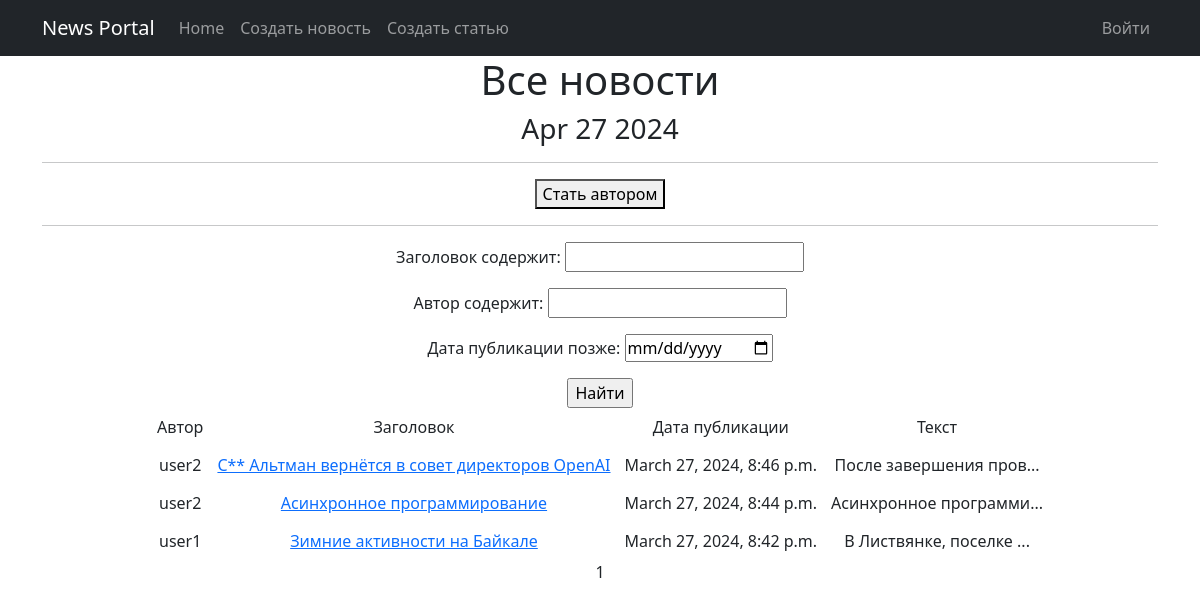
Before: /news/ with the older database file.
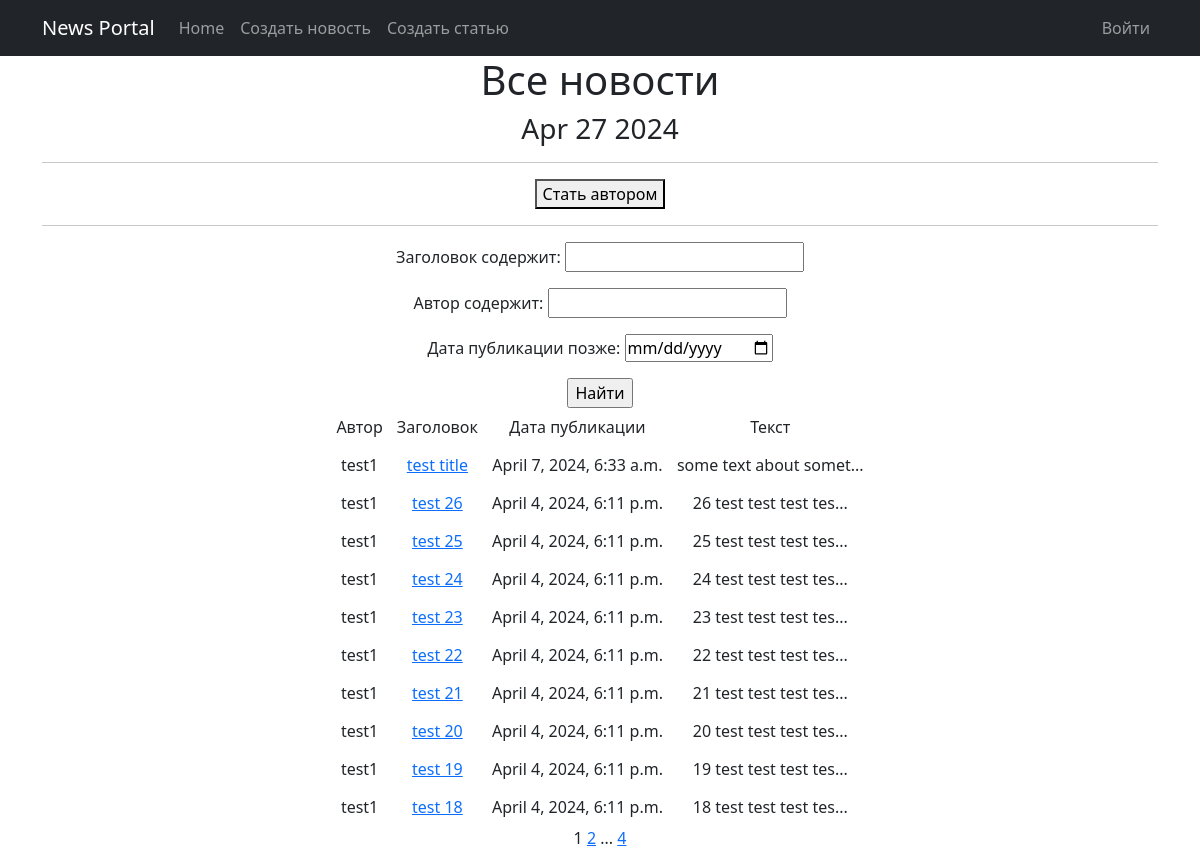
After: the same page with the newer database file.
### news_app/models.py (models this page shows, shortened)
class Post(models.Model):
    news = 'NE'
    article = 'AR'
    variant = [
        (news, 'Новость'),
        (article, 'Статья')]
    author = models.ForeignKey(Author, on_delete = models.CASCADE)
    _type = models.CharField(max_length = 2, choices = variant, default = news)
    pub_date = models.DateTimeField(auto_now_add = True)
    title = models.CharField(max_length = 255)
    text = models.TextField()
    rating = models.IntegerField(default = 0)
    category = models.ManyToManyField(Category, through = 'PostCategory')
    def preview(self):
        return self.text[:21] + '...'

class Author(models.Model):
    user = models.OneToOneField(User, on_delete = models.CASCADE)
    rating = models.IntegerField(default = 0)

### news_app/views.py (the view)
# urls.py: path('', PostsList.as_view(), name='post_list'),
class PostsList(ListView):
    model =  Post
    ordering = '-pub_date'
    template_name = 'news.html'
    context_object_name = 'news'
    paginate_by = 10
    def get_queryset(self):
        queryset = super().get_queryset()
        self.filterset = PostFilter(self.request.GET, queryset)
        return self.filterset.qs
    def get_context_data(self, **kwargs):
        context = super().get_context_data(**kwargs)
        context['filterset'] = self.filterset
        context['is_not_author'] = not self.request.user.groups.filter(name='authors').exists()
        return context

### news_app/templatetags/custom_filters.py (called while the page is built)
@register.filter()
def censor(value):
    res = ''
    for word in value.split():
        if word in words:
            res += word[0] + '*'*(len(word)-1) + ' '
        else:
            res += word + ' '
    return res[:-1]

### news_app/templatetags/custom_tags.py (called while the page is built)
@register.simple_tag()
def current_time(format_string='%b %d %Y'):
   return datetime.utcnow().strftime(format_string)

@register.simple_tag(takes_context=True)
def url_replace(context, **kwargs):
   d = context['request'].GET.copy()
   for k, v in kwargs.items():
      d[k] = v
   return d.urlencode()

### templates/news.html (shortened to what this page needs)
{% extends 'flatpages/default.html' %}
{% load custom_filters %}
{% load custom_tags %}
{% block content %}
    <h1>Все новости</h1>
    <h3>{% current_time '%b %d %Y' %}</h3>
    <hr>
    {% if is_not_author %}
    <form action="/login/upgrade/">
        <button>Стать автором</button>
    </form>
    <hr>
    {% endif %}
    <form action="" method='get'>
        {{ filterset.form.as_p }}
        <input type='submit' value='Найти' />
    </form>
    {% if news %}
        <table  align='center' cellpadding="7">
            <tr>
                <td>Автор</td>
                <td>Заголовок</td>
                <td>Дата публикации</td>
                <td>Текст</td>
            </tr>
            {% for post in news %}
            <tr>
                <td>{{ post.author.user.username }}</td>
                <td><a href="/news/{{ post.id }}">{{ post.title|censor }}</a></td>
                <td>{{ post.pub_date }}</td>
                <td>{{ post.preview|censor }}</td>
            </tr>
            {% endfor %}
        </table>
    {% else %}
        <h2>Новостей нет!</h2>
    {% endif %}
    {{ page_obj.number }}
    {% if page_obj.has_next %}
            <a href="?{% url_replace page=page_obj.next_page_number %}">{{ page_obj.next_page_number }}</a>
            {% if paginator.num_pages != page_obj.next_page_number %}
                ...
                <a href="?{% url_replace page=page_obj.paginator.num_pages %}">{{ page_obj.paginator.num_pages }}</a>
            {% endif %}
    {% endif %}
{% endblock content %}

Changed rows visible on the page:
no longer on this page (row unchanged): Post: author.user.username "user2", title|censor "С** Альтман вернётся в совет директоров OpenAI", pub_date "March 27, 2024, 8:46 p.m.", preview|censor "После завершения пров..."
no longer on this page (row unchanged): Post: author.user.username "user2", title|censor "Асинхронное программирование", pub_date "March 27, 2024, 8:44 p.m.", preview|censor "Асинхронное программи..."
no longer on this page (row unchanged): Post: author.user.username "user1", title|censor "Зимние активности на Байкале", pub_date "March 27, 2024, 8:42 p.m.", preview|censor "В Листвянке, поселке ..."
added Post: author.user.username "test1", title|censor "test title", pub_date "April 7, 2024, 6:33 a.m.", preview|censor "some text about somet..."
added Post: author.user.username "test1", title|censor "test 26", pub_date "April 4, 2024, 6:11 p.m.", preview|censor "26 test test test tes..."
added Post: author.user.username "test1", title|censor "test 25", pub_date "April 4, 2024, 6:11 p.m.", preview|censor "25 test test test tes..."
added Post: author.user.username "test1", title|censor "test 24", pub_date "April 4, 2024, 6:11 p.m.", preview|censor "24 test test test tes..."
added Post: author.user.username "test1", title|censor "test 23", pub_date "April 4, 2024, 6:11 p.m.", preview|censor "23 test test test tes..."
added Post: author.user.username "test1", title|censor "test 22", pub_date "April 4, 2024, 6:11 p.m.", preview|censor "22 test test test tes..."
added Post: author.user.username "test1", title|censor "test 21", pub_date "April 4, 2024, 6:11 p.m.", preview|censor "21 test test test tes..."
added Post: author.user.username "test1", title|censor "test 20", pub_date "April 4, 2024, 6:11 p.m.", preview|censor "20 test test test tes..."
added Post: author.user.username "test1", title|censor "test 19", pub_date "April 4, 2024, 6:11 p.m.", preview|censor "19 test test test tes..."
added Post: author.user.username "test1", title|censor "test 18", pub_date "April 4, 2024, 6:11 p.m.", preview|censor "18 test test test tes..."
Other visible differences:
{{ page_obj.next_page_number }}: (not shown) → "2"
{{ page_obj.paginator.num_pages }}: (not shown) → "4"
